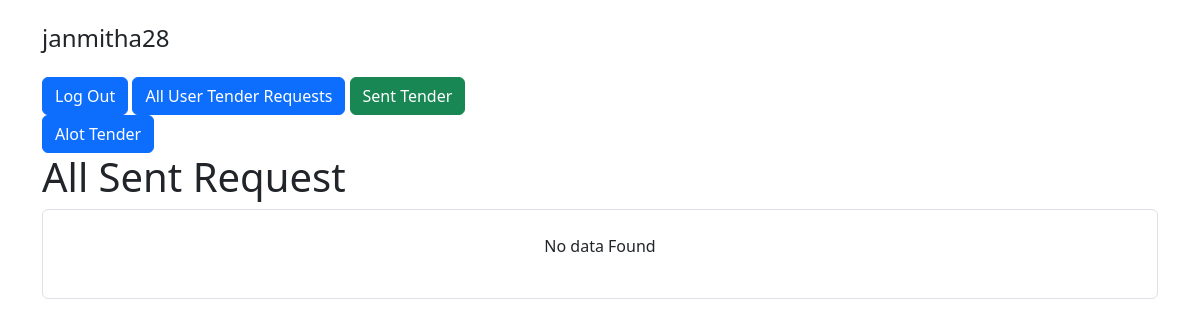
The page /sent-tenders/index.php (signed in) on the database as committed earlier.
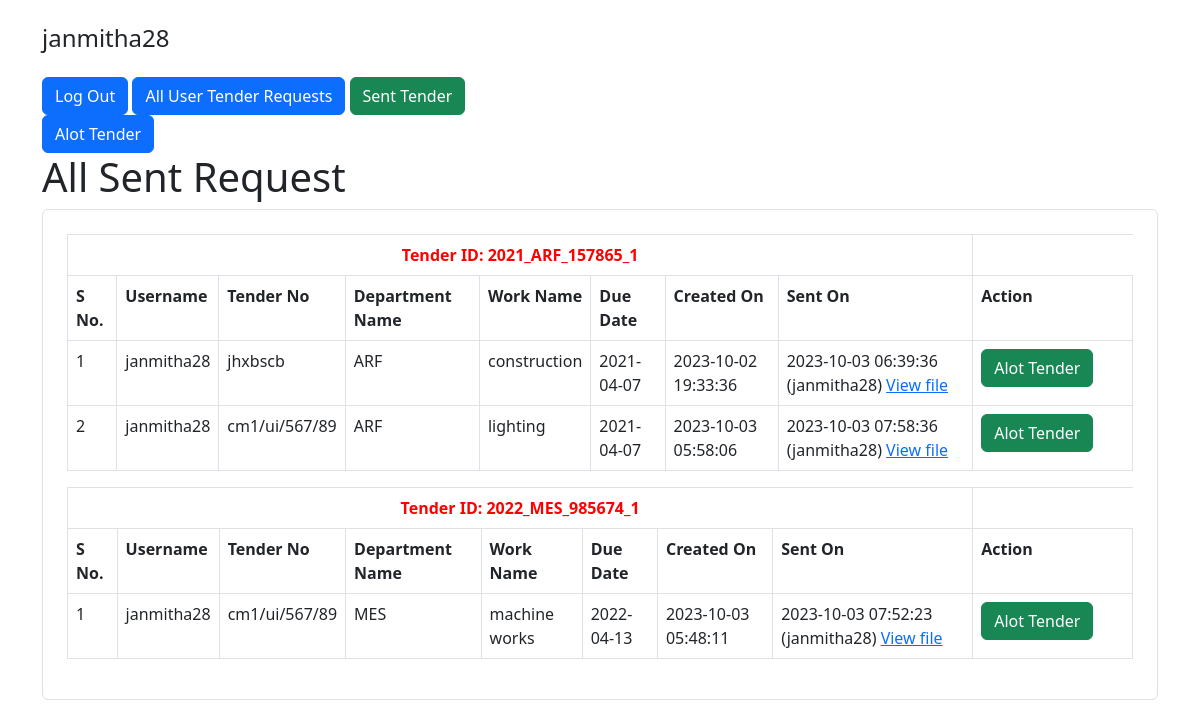
The same page on the database as committed later.
### tables this page shows
CREATE TABLE `user_tender_requests` (
  `id` int(11) NOT NULL,
  `user_id` int(11) NOT NULL,
  `tender_id` int(11) NOT NULL,
  `created_at` timestamp NOT NULL DEFAULT current_timestamp(),
  `status` varchar(15) NOT NULL,
  `tender_no` varchar(20) DEFAULT NULL,
  `name_of_work` varchar(255) DEFAULT NULL,
  `file_name` varchar(40) DEFAULT NULL,
  `reference_code` varchar(20) DEFAULT NULL,
  `section_id` varchar(20) NOT NULL,
  `sent_at` datetime DEFAULT NULL,
  `edit_user_id` int(11) DEFAULT NULL,
  `allotted_at` datetime DEFAULT NULL,
  `updated_at` datetime DEFAULT current_timestamp() ON UPDATE current_timestamp()
);

CREATE TABLE `users` (
  `id` int(11) NOT NULL,
  `username` varchar(30) NOT NULL,
  `email` varchar(50) NOT NULL,
  `password` varchar(255) NOT NULL,
  `created_at` datetime NOT NULL DEFAULT current_timestamp()
);

CREATE TABLE `department` (
  `id` int(11) NOT NULL,
  `name` varchar(255) DEFAULT NULL
);

CREATE TABLE `tenders` (
  `id` int(11) NOT NULL,
  `due_date` date DEFAULT NULL,
  `tenderID` varchar(255) DEFAULT NULL,
  `department_id` int(11) DEFAULT NULL
);

### sent-tenders/index.php (the view, shortened to what this page needs)
<?php
require_once "../config.php";
$query = "SELECT users.username, department.name as departmentName, tenders.tenderID, tenders.due_date, user_tender_requests.created_at,
user_tender_requests.id, user_tender_requests.tender_No, user_tender_requests.file_name, user_tender_requests.name_of_work,
user_tender_requests.sent_at FROM `user_tender_requests` inner join `users` on
user_tender_requests.user_id = users.id inner join `tenders` on user_tender_requests.tender_id = tenders.id inner join `department` on
tenders.department_id = department.id where user_tender_requests.status= 'Sent';";
$data = [];
$result = $link->query($query);
while ($row = $result->fetch_assoc()) {
    $data[$row['tenderID']][] = $row;
}
?>
<!DOCTYPE html>
<html lang="en">
<head>
    <link rel="stylesheet" href="../style.css">
    <link href="https://cdn.jsdelivr.net/npm/bootstrap@5.2.0-beta1/dist/css/bootstrap.min.css" rel="stylesheet">
</head>
<body>
    <div class="container">
        <div class="col-lg-5 text-left">
            <h4 class="my-4"><?= htmlspecialchars($_SESSION["username"]); ?></h4>
            <a href="./logout.php" class="btn btn-primary">Log Out</a>
            <a href="../tender-requests/" class="btn btn-primary">All User Tender Requests</a>
            <a href="../sent-tenders/" class="btn btn-success">Sent Tender</a>
            <a href="../alot-tenders/" class="btn btn-primary">Alot Tender</a>
        </div>
        <div class="row justify-content-center">
            <div class="col-lg-12">
                <h1>All Sent Request</h1>
                <div class="form-wrap border rounded p-4">
                    <?php
                    if (count($data) > 0) {
                        foreach ($data  as $key => $values) { ?>
                            <table class="table table-bordered">
                                <thead>
                                    <tr>
                                        <th colspan="8" class="text-center tenderID"> Tender ID: <?= $key ?></th>
                                    </tr>
                                </thead>
                                <tbody>
                                    <tr class="header">
                                        <td>S No.</td>
                                        <td>Username</td>
                                        <td>Tender No</td>
                                        <td>Department Name</td>
                                        <td>Work Name</td>
                                        <td>Due Date</td>
                                        <td>Created On</td>
                                        <td>Sent On</td>
                                        <td>Action</td>
                                    </tr>
                                    <?php
                                    $counter = 1;
                                    foreach ($values as $itemKey => $item) { ?>
                                        <tr>
                                            <td><?php echo $counter ?></td>
                                            <td><?php echo $values[$itemKey]["username"] ?></td>
                                            <td><?php echo $values[$itemKey]["tender_No"] ?></td>
                                            <td><?php echo $values[$itemKey]['departmentName'] ?></td>
                                            <td><?php echo $values[$itemKey]['name_of_work'] ?></td>
                                            <td><?php echo $values[$itemKey]['due_date'] ?></td>
                                            <td><?php echo $values[$itemKey]['created_at'] ?></td>
                                            <td><?php echo $values[$itemKey]['sent_at'] . " (" . $values[$itemKey]["username"] . ")" ?>
                                                <a href="../uploadedFiles/<?php echo $values[$itemKey]['file_name'] ?>" target="_blank">View file</a>
                                            </td>
                                            <td width="15%">
                                                <a href="./alot-tender.php?id=<?php echo $values[$itemKey]["id"]; ?>" class="btn btn-success"> <i class="fa fa-edit"></i> Alot Tender</a>
                                            </td>
                                        </tr>
                                    <?php $counter++;
                                    }  ?>
                                </tbody>
                            </table>
                    <?php }
                    } else {
                        echo  "<p class='text-center'>No data Found </p>";
                    } ?>
                </div>
            </div>
        </div>
    </div>
</body>
</html>

### style.css (style rules this page uses)
.header { font-weight:bold; }
.tenderID { color:red; }

Rows that differ between the two databases and show on the page:
added user_tender_requests: user.username "janmitha28", tender_no "jhxbscb", department.name "ARF", name_of_work "construction", tender.due_date "2021-04-07", created_at "2023-10-02 19:33:36", sent_at "2023-10-03 06:39:36", shown under "2021_ARF_157865_1"
added user_tender_requests: user.username "janmitha28", tender_no "cm1/ui/567/89", department.name "ARF", name_of_work "lighting", tender.due_date "2021-04-07", created_at "2023-10-03 05:58:06", sent_at "2023-10-03 07:58:36", shown under "2021_ARF_157865_1"
added user_tender_requests: user.username "janmitha28", tender_no "cm1/ui/567/89", department.name "MES", name_of_work "machine works", tender.due_date "2022-04-13", created_at "2023-10-03 05:48:11", sent_at "2023-10-03 07:52:23", shown under "2022_MES_985674_1"
Other text that changed with them:
new list line: "Tender ID: 2021_ARF_157865_1 S No. Username Tender No Department Name Work Name Due Date Created On Sent On Action"
new list line: "Tender ID: 2022_MES_985674_1 S No. Username Tender No Department Name Work Name Due Date Created On Sent On Action"
text no longer shown: "No data Found"
